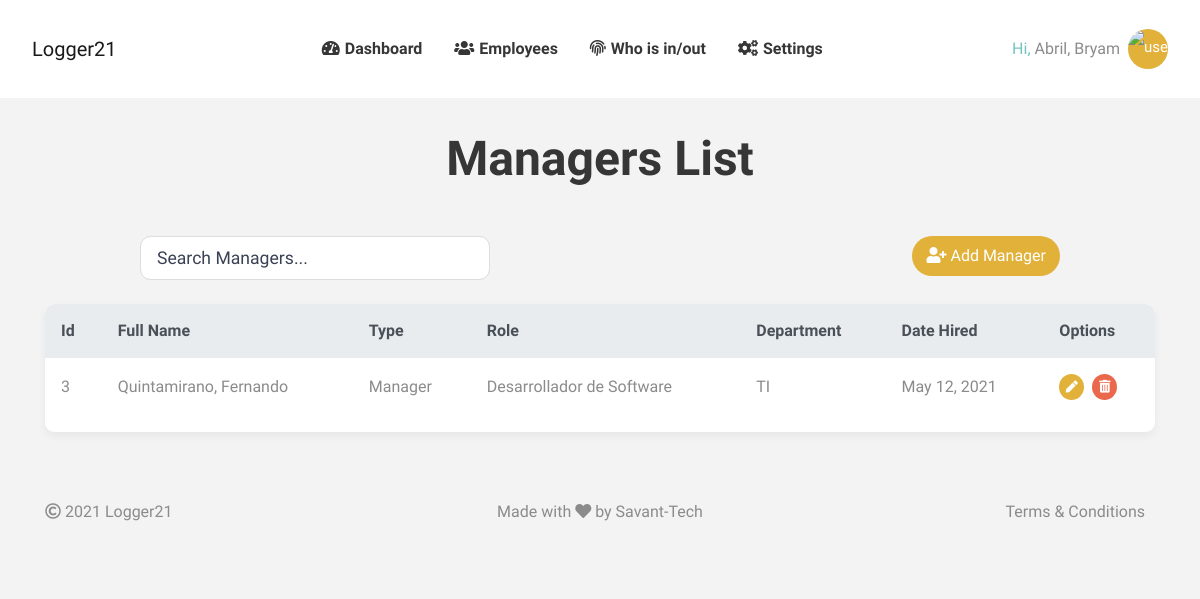
The page /dashboard/managers (signed in) on the database its author committed.
### users/models.py (models this page shows)
class User(AbstractBaseUser, PermissionsMixin):
    first_name = models.CharField(max_length=255, verbose_name='Nombre',null=True, )
    last_name = models.CharField(max_length=255, verbose_name='Apellido',null=True, )
    email = models.EmailField(unique=True, verbose_name="Correo Electronico")
    direction = models.CharField(max_length=70, verbose_name='Direccion', null=True, )
    province = models.CharField(max_length=70, verbose_name='Provincia', null=True, )
    country = models.CharField(max_length=70, verbose_name='Pais', null=True, )
    telephone = models.CharField(max_length=70, verbose_name='Telefono', null=True, )
    avatar = JPEGField(
        upload_to='users/avatar/',
        variations={
            'thumbnail': {"width": 100, "height": 100, "crop": True}
        },
        null=True, blank=True)
    is_active = models.BooleanField(default=True)  # Indica si el usuario esta activo
    is_staff = models.BooleanField(default=False)
    date_joined = models.DateTimeField(default=timezone.now)
    USERNAME_FIELD = 'email'  # Identificador unico
    REQUIRED_FIELDS = []  # Lista de nombres que solicita al crear un superusuario
    objects = UserManager()
    class Meta:
        verbose_name = 'Usuario'
        verbose_name_plural = 'Usuarios'
        ordering = ['-id']
    def __str__(self):
        return '{}, {}'.format(self.last_name, self.first_name)
    def get_avatar(self):
        if self.avatar:
            return self.avatar.url
        else:
            return os.path.join(settings.MEDIA_URL + str('users/avatar/male.png'))

### business/models.py (models this page shows, shortened)
class Employee(models.Model):
    type_of_employee = models.ForeignKey(TypeEmployee, on_delete=models.SET_NULL, null=True, default=None)
    user = models.OneToOneField(User, on_delete=models.SET_NULL, null=True)
    department = models.ForeignKey(Department, on_delete=models.SET_NULL, null=True, default=None)
    role = models.ForeignKey(Role, on_delete=models.SET_NULL, null=True, default=None)
    observations = models.TextField(verbose_name='Observations', null=True, blank=True, default=None)
    date_hired = models.DateField(verbose_name='Date hired', null=True, default=None)
    class Meta:
        ordering = ['-id', ]

class TypeEmployee(models.Model):
    type_employee = models.CharField(max_length=20, unique=True, verbose_name='Type of Employee')
    def __str__(self):
        return '{}'.format(self.type_employee)
    class Meta:
        verbose_name = 'Type of Employee'
        verbose_name_plural = 'Types of Employees'

class Role(models.Model):
    name = models.CharField(max_length=255, verbose_name='Role name', unique=True)
    depatrment = models.ForeignKey(Department, on_delete=models.SET_NULL, null=True, verbose_name='Department name')
    def __str__(self):
        return self.name
    class Meta:
        verbose_name = 'Role'
        verbose_name_plural = 'Roles'

class Department(models.Model):
    name = models.CharField(max_length=255, verbose_name='Department name', unique=True)
    company = models.ForeignKey(Company, on_delete=models.SET_NULL, null=True, verbose_name='Company name')
    def __str__(self):
        return self.name
    class Meta:
        verbose_name = 'Department'
        verbose_name_plural = 'Departments'
        ordering = ['id']

### webapp/views_admin.py (the view)
# urls.py: path('dashboard/managers', DashManagers.as_view(), name='admin-managers'),
class DashManagers(LoginRequiredMixin, generic.ListView):
    model = Employee
    template_name = 'dash/admin-managers.html'
    login_url = 'webapp:login'
    def get_queryset(self):
        return Employee.objects.filter(user__is_staff=False, user__is_active=True,
                                       type_of_employee__type_employee="Manager").order_by('-id')

### webapp/templates/dash/admin-managers.html (shortened to what this page needs)
{% extends 'bases/base.html' %}
{% load static %}
{% block content %}
<div class="employee-dash my-timecard">
    <div class="container employee-dash-wrap">
        <div class="row">
            <div class="col-12 text-center">
                <h1 class="mt-0 mb-4 mb-md-4 mb-xl-5">Managers List</h1>
            </div>
        </div>
        <div class="row">
            <div id="empSearch" class="col-12 col-sm-6 col-lg-4 ml-auto">
	            <div id="tblEmployeeList_filter" class="dataTables_filter">
	            	<input type="search" class="form-control bg-white" placeholder="Search Managers...">
	            </div>
        	</div>
            <div class="col-12 col-sm-6 col-lg-6 text-center text-sm-right mr-auto">
                <a class="btn btn-md btn-primary alt-white mt-3 mt-sm-0 alt-flip" href="{% url 'webapp:admin-employee-create' %}" aria-haspopup="true" aria-expanded="false">
                    <i class="fa fa-user-plus"></i> Add Manager
                </a>
            </div>
        </div>
        <div class="row mt-3 mt-lg-4">
            <div class="col-12">
                <div class="rounded bg-white shadow-sm">
                    <div class="table-responsive">
                        <table class="lstContainer table table-borderless" id="lstTimeCards">
                            <thead class="lstHead thead-light">
                                <tr id="">
                                    <th scope="col" >Id</th>
                                	<th scope="col" >Full Name</th>
                                    <th scope="col" >Type</th>
                                	<th scope="col" >Role</th>
                                	<th scope="col" >Department</th>
                                    <th scope="col" >Date Hired</th>
                                    <th scope="col" >Options</th>
                                </tr>
                            </thead>
                            <tbody class="lstNormalItem">
                                {% for item in employee_list %}
                                <tr id="">
                                    <td>{{ item.id}}</td>
                                    <td>{{ item.user }}</td>
                                    <td>{{ item.type_of_employee }}</td>
                                    <td>{{ item.role }}</td>
                                    <td>{{ item.department }}</td>
                                    <td>{{ item.date_hired }}</td>
                                    <td>
                                        <a href="{% url 'webapp:admin-employee-update' item.user.id %}" class="btn btn-primary p-0 rounded-circle border-0">
                                            <i class="fa fa-pen" style="width: 25px; height: 25px; line-height: 23px; font-size: 0.75em"></i>
                                        </a>
                                        <a href="{% url 'webapp:admin-employee-delete' item.id %}" class="ml-1 btn btn-danger p-0 rounded-circle border-0">
                                            <i class="fas fa-trash-alt" style="width: 25px; height: 25px; line-height: 23px; font-size: 0.8em"></i>
                                        </a>
                                    </td>
                                </tr>
                                {% endfor %}
                            </tbody>
                        </table>
                    </div>
                </div>
            </div>
        </div>
    </div>
</div>
{% endblock content %}

### webapp/templates/includes/dashboard.html (shortened to what this page needs)
{% load static %}
<div class="offcanvas-collapse navbar-collapse" id="navigation">
    <ul class="navbar-nav m-auto">
        <li id="ctl00_liPunch" class="nav-item">
            <a id="lnkPunch" class="nav-link d-flex align-items-baseline flex-row flex-lg-column flex-xl-row py-3 py-md-3 py-lg-0 px-0 px-md-0 px-lg-3 px-xl-6" title="Clock in/out"
            href="{% url 'webapp:admin-dash' %}">
            <i class="fa fa-tachometer-alt" style="font-size: 1em; padding-right: 5px"></i>
                Dashboard
            </a>
        </li>
        <li id="ctl00_liPunch" class="nav-item">
            <a id="lnkPunch" class="nav-link d-flex align-items-baseline flex-row flex-lg-column flex-xl-row py-3 py-md-3 py-lg-0 px-0 px-md-0 px-lg-3 px-xl-6" title="Clock in/out"
            href="{% url 'webapp:admin-employees' %}">
            <i class="fa fa-users" style="font-size: 1em; padding-right: 5px"></i>
                Employees
            </a>
        </li>
        <li id="ctl00_liPunch" class="nav-item">
            <a id="lnkPunch" class="nav-link d-flex align-items-baseline flex-row flex-lg-column flex-xl-row py-3 py-md-3 py-lg-0 px-0 px-md-0 px-lg-3 px-xl-6" title="Clock in/out"
            href="{% url 'webapp:admin-whois' %}">
            <i class="fa fa-fingerprint" style="font-size: 1em; padding-right: 5px"></i>
                Who is in/out
            </a>
        </li>
        <li id="ctl00_liPunch" class="nav-item">
            <a id="lnkPunch" class="nav-link d-flex align-items-baseline flex-row flex-lg-column flex-xl-row py-3 py-md-3 py-lg-0 px-0 px-md-0 px-lg-3 px-xl-6" title="Clock in/out"
            href="{%url 'webapp:settings'%}">
            <i class="fa fa-cogs" style="font-size: 1em; padding-right: 5px"></i>
                Settings
            </a>
        </li>
    </ul>
    <div id="ctl00_pnlUserAccount">
        <div class="dropdown d-flex align-items-center">
            <div class="d-none d-lg-none d-xl-inline-block"><span class="teal-text">Hi,&nbsp;</span>{{request.user}}</div>
            <img class="user-avatar user-dropdown-btn dropdown-toggle ml-2 btn pill btn-primary btn-sm" data-toggle="dropdown" alt="user" src="{{request.user.get_avatar}}"/>
        </div>
    </div>
</div>

### webapp/static/webapp/css/style.css (style rules this page uses)
.teal-text { color:#70c4be }
.table .thead-light th:first-child { border-radius: 10px 0 0 0 }
.table .thead-light th:last-child { border-radius: 0 10px 0 0 }
.dropdown-toggle::after { display:none }
header .main-navigation .user-dropdown-btn.dropdown-toggle { width:40px;height:40px;text-align:center;line-height:37px;padding:0;font-weight:400 }
@media screen and (max-width:1479px) { .table th,.table td { padding:1rem;vertical-align:middle } }

### webapp/static/webapp/css/home.css (style rules this page uses)
.user-avatar { width: 50%; border-radius: 50%; vertical-align: middle; border-style: none; }

### rows shown on the page
User: user "Abril, Bryam"
Employee: id "3", user "Quintamirano, Fernando", type_of_employee "Manager", role "Desarrollador de Software", department "TI", date_hired "May 12, 2021"
